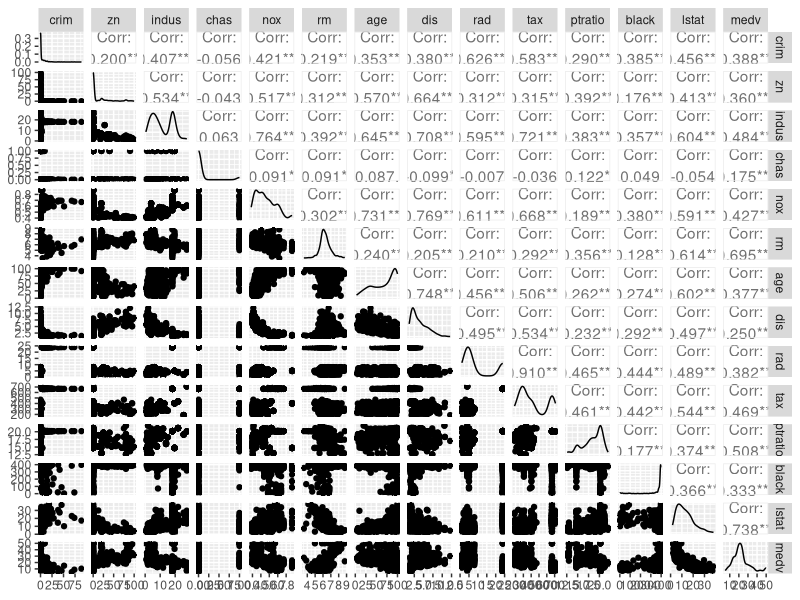
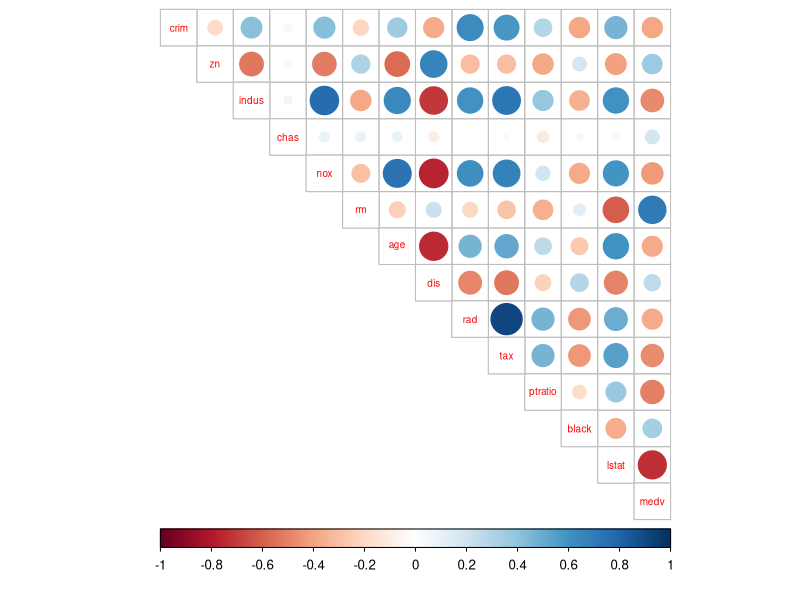
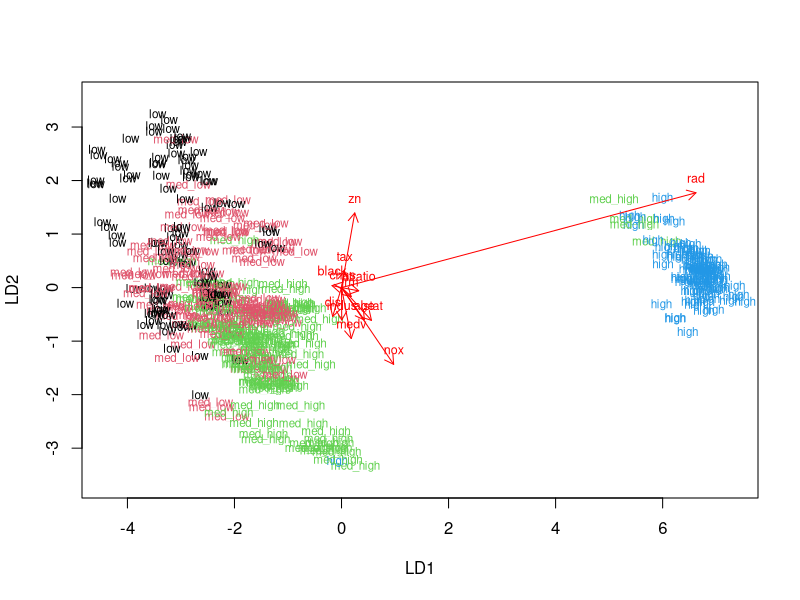
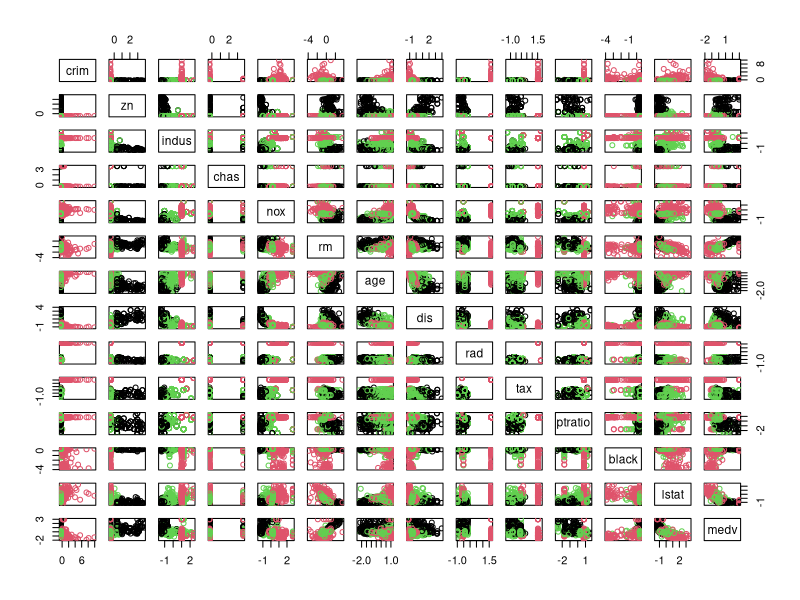
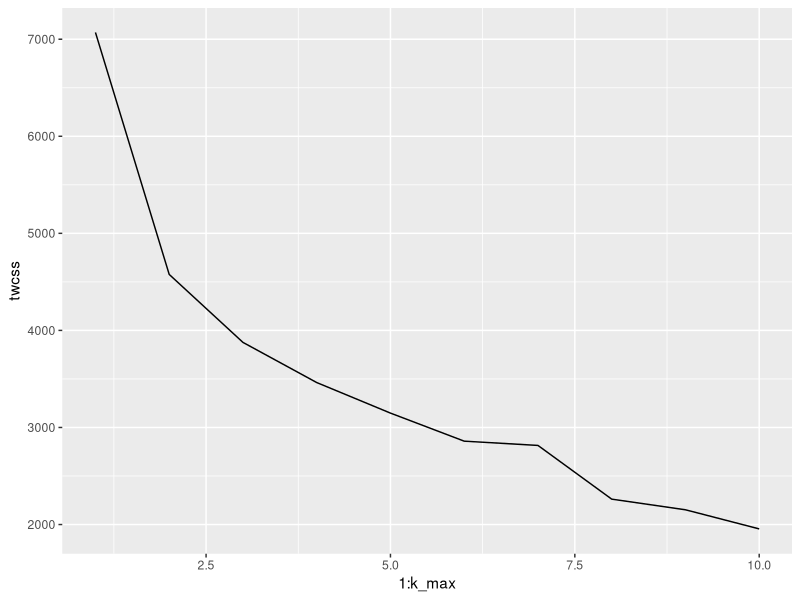
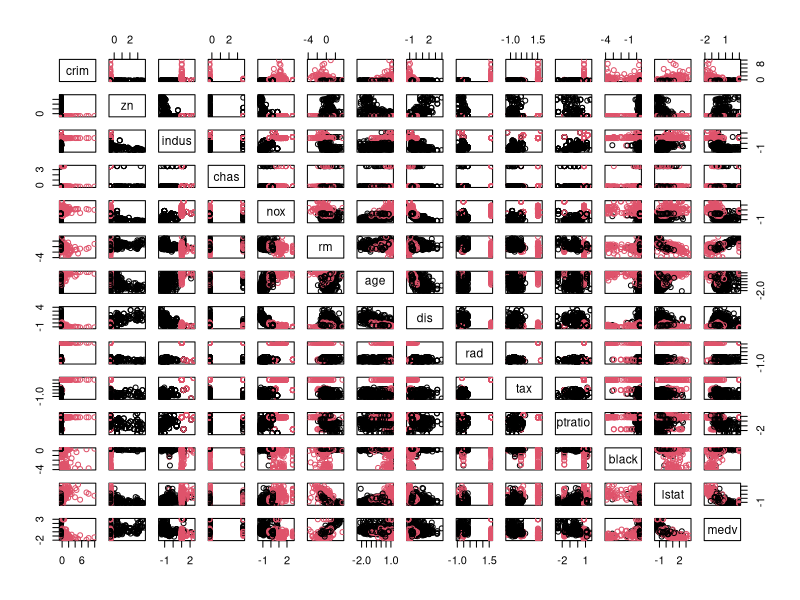

These charts were generated, in order, by the following R code:
## ---- chunk 1
date()
library("MASS")
dim(Boston)
str(Boston)
## ---- chunk 2
library("ggplot2")
library("GGally")
library("corrplot")
library("tidyr")
#Summaries of all the study variables
summary(Boston)

#Distributions of the variables and correlations between them
p <- ggpairs(Boston, lower = list(combo = wrap("facethist", bins = 20)))
p

#Correlations again:
# calculate the correlation matrix and round it
cor_matrix<-cor(Boston) %>% round(digits = 2)
# print the correlation matrix
cor_matrix
#Correlation matrix visualized:
# visualize the correlation matrix
corrplot(cor_matrix, method="circle", type="upper", cl.pos="b", tl.pos="d", tl.cex = 0.6)
## ---- chunk 3
#Standardizing the data set
boston_scaled <- scale(Boston)

# class of the boston_scaled object
class(boston_scaled)

# change the object to data frame
boston_scaled <- as.data.frame(boston_scaled)

# summaries of the scaled variables
summary(boston_scaled)
sd(boston_scaled$crim)
sd(boston_scaled$zn)

## ---- chunk 4
# create a quantile vector of crim
bins <- quantile(boston_scaled$crim)
# create a categorical variable 'crime'
crime <- cut(boston_scaled$crim, breaks = bins, include.lowest = TRUE, label=c("low", "med_low", "med_high", "high"))
# look at the table of the new factor crime
table(crime)
# remove original crim from the dataset
boston_scaled <- dplyr::select(boston_scaled, -crim)
# add the new categorical value to scaled data
boston_scaled <- data.frame(boston_scaled, crime)
## ---- chunk 5
# number of rows in the Boston dataset 
n <- nrow(boston_scaled)

# choose randomly 80% of the rows
ind <- sample(n,  size = n * 0.8)

# create train set
train <- boston_scaled[ind,]

# create test set 
test <- boston_scaled[-ind,]

## ---- chunk 6
# linear discriminant analysis
lda.fit <- lda(crime ~ ., data = train)

# print the lda.fit object
lda.fit

# the function for lda biplot arrows
lda.arrows <- function(x, myscale = 1, arrow_heads = 0.1, color = "red", tex = 0.75, choices = c(1,2)){
  heads <- coef(x)
  arrows(x0 = 0, y0 = 0, 
         x1 = myscale * heads[,choices[1]], 
         y1 = myscale * heads[,choices[2]], col=color, length = arrow_heads)
  text(myscale * heads[,choices], labels = row.names(heads), 
       cex = tex, col=color, pos=3)
}

# target classes as numeric
classes <- as.numeric(train$crime)

# plot the lda results
plot(lda.fit, dimen = 2, col = classes, pch = classes)
lda.arrows(lda.fit, myscale = 2)
## ---- chunk 7
# save the correct classes from test data
correct_classes <- test$crime

# remove the crime variable from test data
test <- dplyr::select(test, -crime)

# predict classes with test data
lda.pred <- predict(lda.fit, newdata = test)

# cross tabulate the results
table(correct = correct_classes, predicted = lda.pred$class)

## ---- chunk 8
library("MASS")
#Standardizing the data set
boston_scaled2 <- scale(Boston)

# euclidean distance matrix
dist_eu <- dist(boston_scaled2)

# the summary of the distances
summary(dist_eu)

# k-means clustering
km <-kmeans(boston_scaled2, centers = 3)

# plot the Boston dataset with clusters
pairs(boston_scaled2, col = km$cluster)

#Investigating the optimal number of clusters 
set.seed(123)

# determine the number of clusters
k_max <- 10

# calculate the total within sum of squares
twcss <- sapply(1:k_max, function(k){kmeans(boston_scaled2, k)$tot.withinss})

# visualize the results
qplot(x = 1:k_max, y = twcss, geom = 'line')
## ---- chunk 9
# k-means clustering
km <-kmeans(boston_scaled2, centers = 2)

# plot the Boston dataset with clusters
pairs(boston_scaled2, col = km$cluster)
